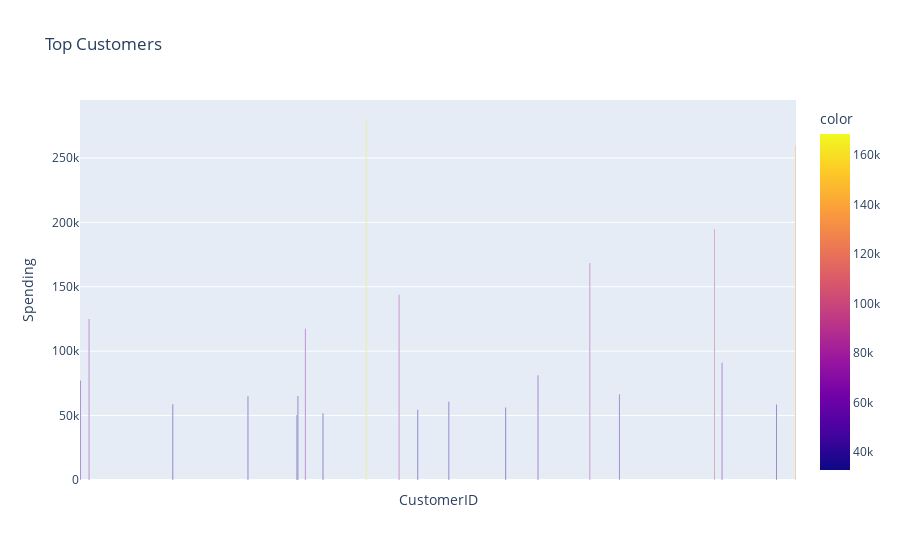

The code cell stored with this chart in its notebook:
### Code cell
# Display a bar plot using plotly showcasing the top 20 customers
px.bar(
    x=customer_spendings.head(20).index,
    y=customer_spendings.head(20).round().values,
    color=product_revenue.head(20).round().values,
    labels = {'x': 'CustomerID', 'y': 'Spending'},
    title = 'Top Customers'
).update_layout(xaxis=dict(showticklabels=False))

### Figure 1 — Plotly figure (JSON) as saved in the notebook; plotly's stock layout.template omitted (floating-point values rounded to 4 significant figures)
{"data": [{"hovertemplate": "CustomerID=%{x}<br>Spending=%{y}<br>color=%{marker.color}<extra></extra>", "legendgroup": "", "marker": {"color": [168500.0, 142600.0, 100400.0, 85220.0, 81420.0, 77800.0, 68840.0, 56580.0, 53780.0, 51350.0, 46290.0, 42660.0, 39620.0, 39060.0, 37290.0, 35910.0, 35540.0, 34480.0, 33350.0, 32660.0], "coloraxis": "coloraxis", "pattern": {"shape": ""}}, "name": "", "orientation": "v", "showlegend": false, "textposition": "auto", "type": "bar", "x": [14650.0, 18100.0, 17450.0, 16450.0, 14910.0, 12420.0, 14160.0, 17510.0, 16030.0, 12350.0, 16680.0, 14100.0, 13690.0, 15310.0, 13090.0, 17950.0, 15770.0, 15060.0, 14300.0, 14090.0], "xaxis": "x", "y": [280200.0, 259700.0, 194600.0, 168500.0, 143800.0, 124900.0, 117400.0, 91060.0, 81020.0, 77180.0, 66650.0, 65160.0, 65040.0, 60770.0, 58830.0, 58510.0, 56250.0, 54530.0, 51530.0, 50490.0], "yaxis": "y"}], "layout": {"barmode": "relative", "coloraxis": {"colorbar": {"title": {"text": "color"}}, "colorscale": [[0, "#0d0887"], [0.1111, "#46039f"], [0.2222, "#7201a8"], [0.3333, "#9c179e"], [0.4444, "#bd3786"], [0.5556, "#d8576b"], [0.6667, "#ed7953"], [0.7778, "#fb9f3a"], [0.8889, "#fdca26"], [1, "#f0f921"]]}, "legend": {"tracegroupgap": 0}, "title": {"text": "Top Customers"}, "xaxis": {"anchor": "y", "domain": [0, 1], "showticklabels": false, "title": {"text": "CustomerID"}}, "yaxis": {"anchor": "x", "domain": [0, 1], "title": {"text": "Spending"}}}}
